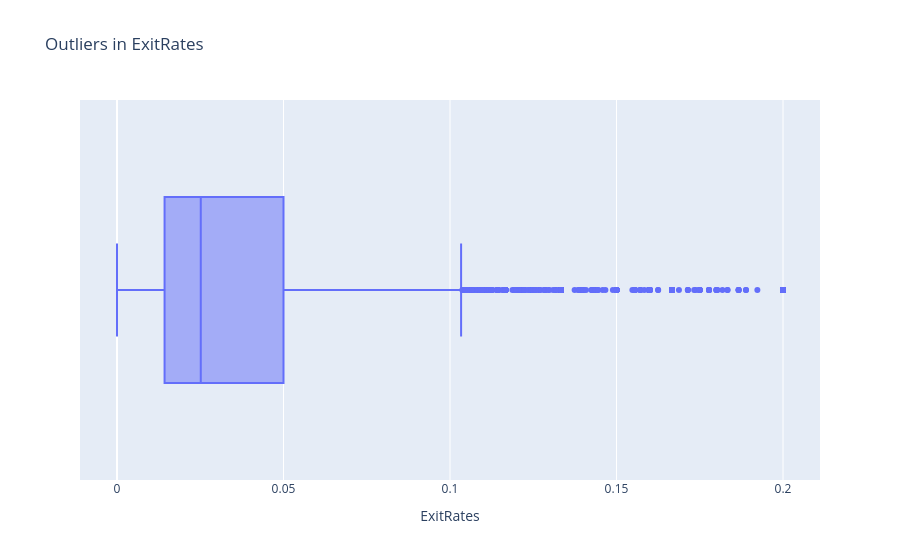

Here is the notebook cell this chart was saved with:
### Code cell
px.box(data_frame=df,x="ExitRates", title="Outliers in ExitRates")

### Figure 1 — Plotly figure (JSON) as saved in the notebook; plotly's stock layout.template omitted (floating-point values rounded to 4 significant figures; data arrays with more than 128 entries replaced by an {"elided": "..."} marker saying what was removed)
{"data": [{"alignmentgroup": "True", "hovertemplate": "ExitRates=%{x}<extra></extra>", "legendgroup": "", "marker": {"color": "#636efa"}, "name": "", "notched": false, "offsetgroup": "", "orientation": "h", "showlegend": false, "type": "box", "x": {"elided": "12330 float values"}, "x0": " ", "xaxis": "x", "y0": " ", "yaxis": "y"}], "layout": {"boxmode": "group", "legend": {"tracegroupgap": 0}, "title": {"text": "Outliers in ExitRates"}, "xaxis": {"anchor": "y", "domain": [0, 1], "title": {"text": "ExitRates"}}, "yaxis": {"anchor": "x", "domain": [0, 1]}}}
